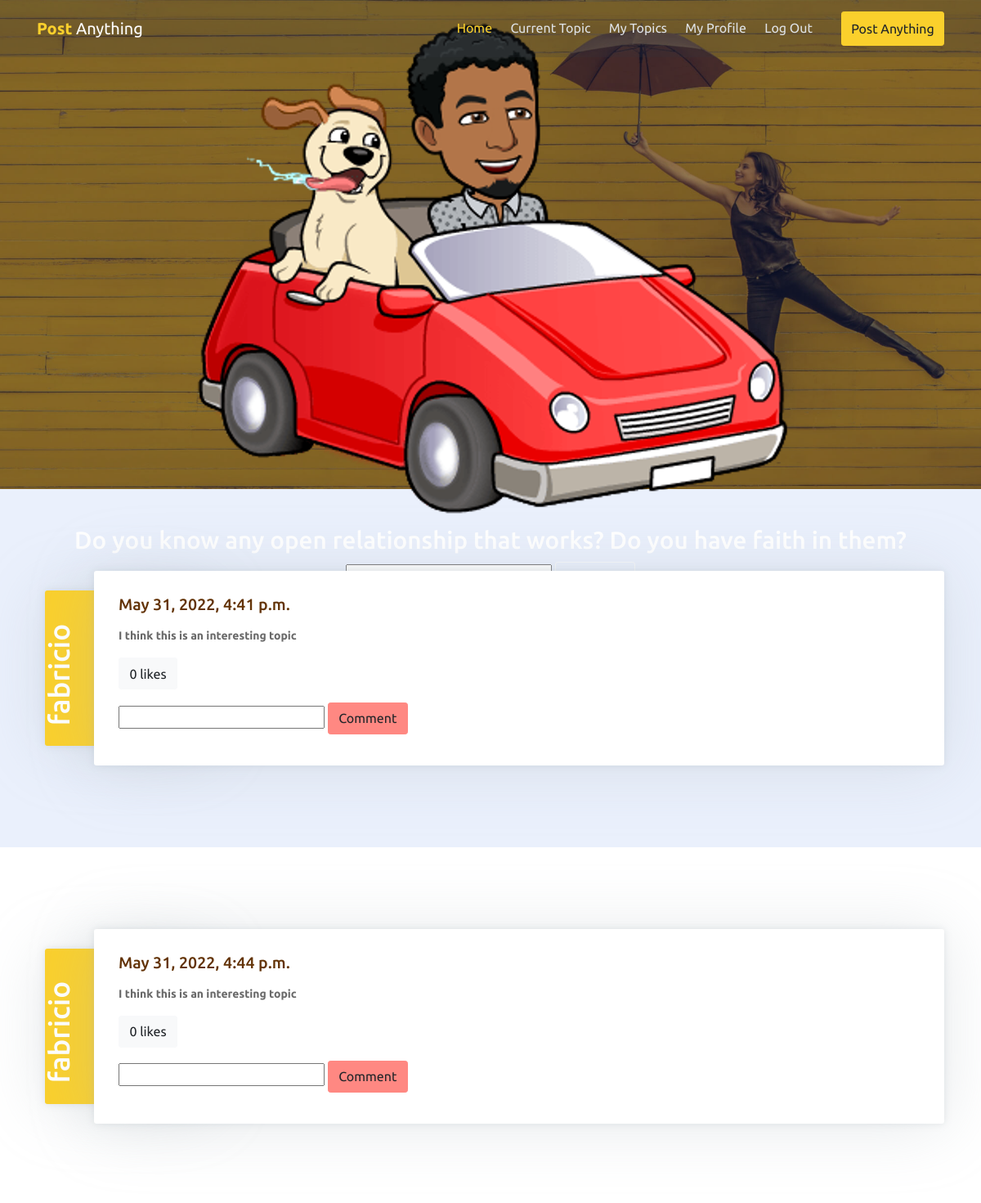
Before: /topic/1/1/ (signed in, upper part) with the older database file.
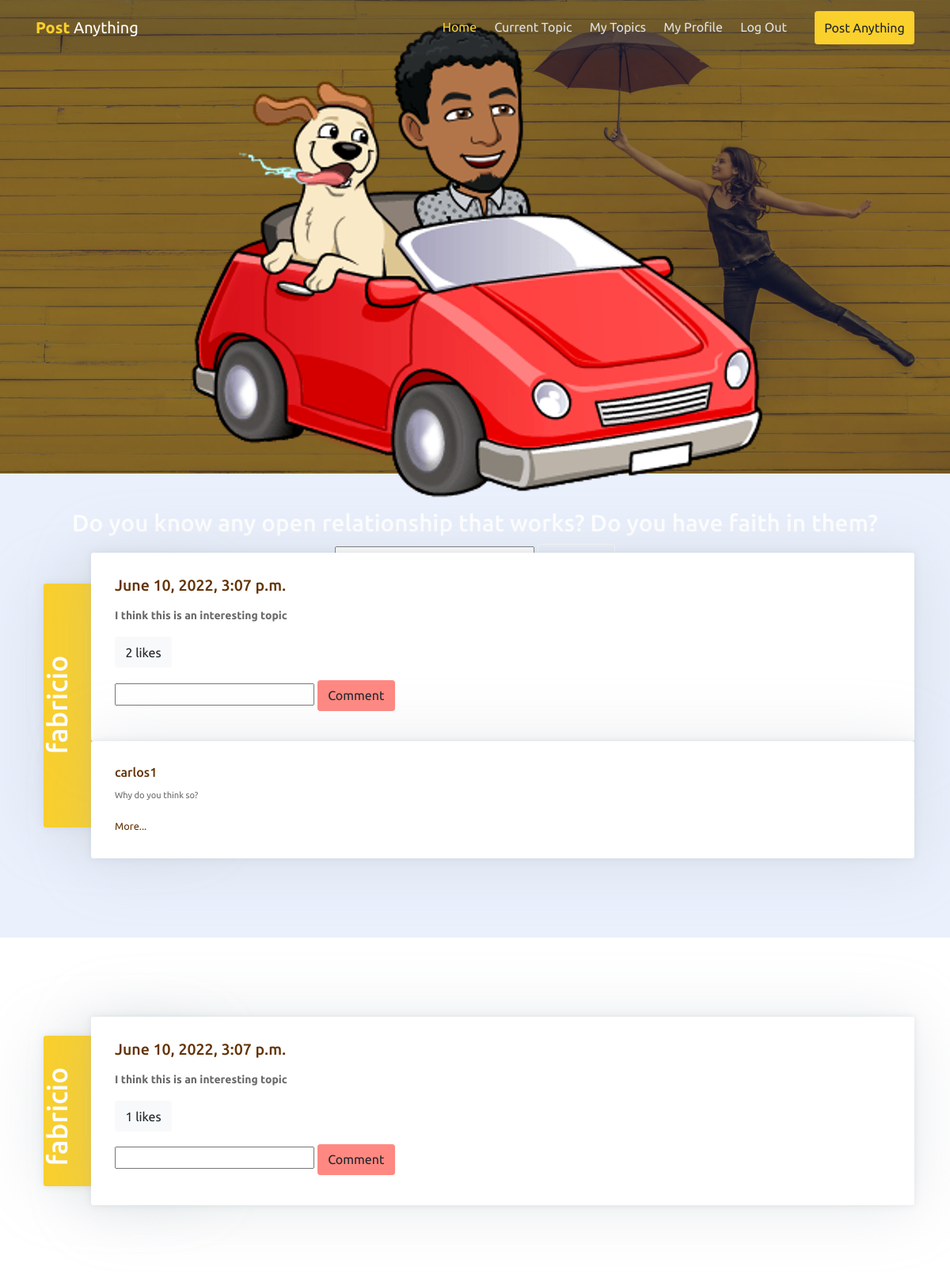
After: the same page with the newer database file.
### blog/models.py (models this page shows, shortened)
class Comments(Model):
    content = CharField(max_length=300)
    num_likes = IntegerField(default=0)
    date_created = DateTimeField(auto_now=True)
    author = ForeignKey(to=User, on_delete=CASCADE)
    topic = ForeignKey(to=Topics, on_delete=CASCADE)

class Subcomments(Model):
    content = CharField(max_length=300)
    num_likes = IntegerField(default=0)
    date_created = DateTimeField(auto_now=True)
    author = ForeignKey(to=User, on_delete=CASCADE)
    parent_comment = ForeignKey(to=Comments, on_delete=CASCADE)

### blog/views.py (the view)
# urls.py: path("topic/<int:pk>/<int:user_id>/", view=views.topic_detail_view, name="topic_detail"),
@login_required(login_url="/login/")
def topic_detail_view(request, pk, user_id):
    if request.method == "POST":
        topic = Topics.objects.get(pk=pk)
        user = User.objects.get(id=user_id)
        topic_comments = Comments.objects.filter(topic=topic)
        subcomments = Subcomments.objects.all()
        for comment in Comments.objects.all():
            if request.POST.get("likes") == "like" + str(comment.id):
                comment.num_likes += 1
                comment.save()
        for comment in topic.comments_set.all():
            if request.POST.get("btn_subcomment") == str(comment.id):
                content = request.POST.get("txt_subcomment")
                subcomment = Subcomments.objects.create(content=content, author=user, parent_comment=comment)
                subcomment.save()
        if request.POST.get("btn_comment") == "comment_pressed":
            Comments.objects.create(content=request.POST.get("new_comment"), author=user, topic=topic)
            messages.success(request, "Comment created")
        return render(request, "blog/topic.html", {"topic_comments":topic_comments, "topic":topic, "subcomments":subcomments})
    else:
        topic = Topics.objects.get(pk=pk)
        topic_comments = Comments.objects.filter(topic=topic)
        return render(request, "blog/topic.html", {"topic":topic, "topic_comments":topic_comments})

### blog/templates/blog/topic.html (shortened to what this page needs)
{% extends "blog/base.html" %}
{% block main %}
<header id="home" class="header">
    <div class="header-content">
        <img src="{{user.profile.profile_pic.url}}" alt="{{user.username}}">
        <h3>{{topic.content}}</h3>
        <form method="post">
            <label for="new_comment">
            </label>
            <button type="submit" class="btn btn-outline-light" name="btn_comment" value="comment_pressed" >Comment</button>
        </form>
    </div>
</header>
{% for comment in topic_comments %}
<section id="about">
    <div class="container">
        <div class="about-wrapper">
            <div class="after"><h1><a href="{% url 'my_profile' comment.author.pk %}" style="color: white;">{{comment.author.username}}</a></h1></div>
            <div class="content">
                <h5 class="title mb-3"><a href="{% url 'detail_comment' comment.pk topic.id %}">{{comment.date_created}}</a></h5>
                <div class="row">
                    <div class="col">
                        <p><b>{{comment.content}}</b></p>
                    </div>
                </div>
                <form method="post">
                    <button type="submit" class="btn btn-light" name="likes" value="like{{comment.id}}">{{comment.num_likes}} likes</button>
                </form>
                <form method="post" action="#">
                    <label for="comment">
                        <input type="text" id="comment" name="txt_subcomment" />
                        <button type="submit" class="btn btn-warning" name="btn_subcomment" value="{{comment.id}}" >Comment</button>
                    </label>
                </form>
            </div>
            {% if comment.subcomments_set.all|length > 0 %}
                <div class="content">
                    <a href="{% url 'my_profile' comment.subcomments_set.all.first.author.pk %}"><h6>{{comment.subcomments_set.all.first.author.username}}</h6></a>
                    <p><small>{{comment.subcomments_set.all.first.content}}</small></p>
                    <a href="{% url 'detail_comment' comment.pk topic.id %}"><small>More...</small></a>
                </div>
            {% endif %}
        </div>
    </div>
</section>
{% endfor %}
{% endblock main %}

Changed rows visible on the page:
changed Comments: date_created "May 31, 2022, 4:41 p.m." → "June 10, 2022, 3:07 p.m."; num_likes "0" → "2"; subcomments_set.all.first.author.username (not shown) → "carlos1"; subcomments_set.all.first.content (not shown) → "Why do you think so?"
changed Comments (number 2 of 2 on the later page): date_created "May 31, 2022, 4:44 p.m." → "June 10, 2022, 3:07 p.m."; num_likes "0" → "1"
